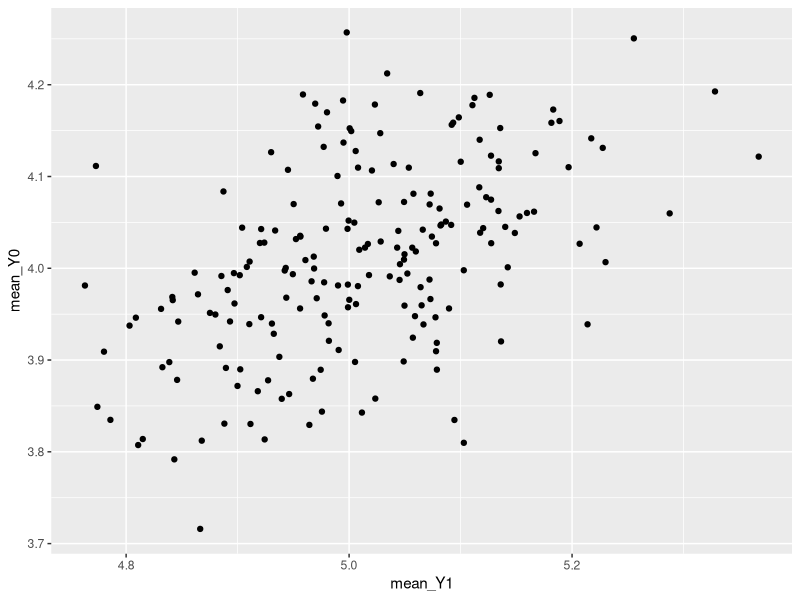
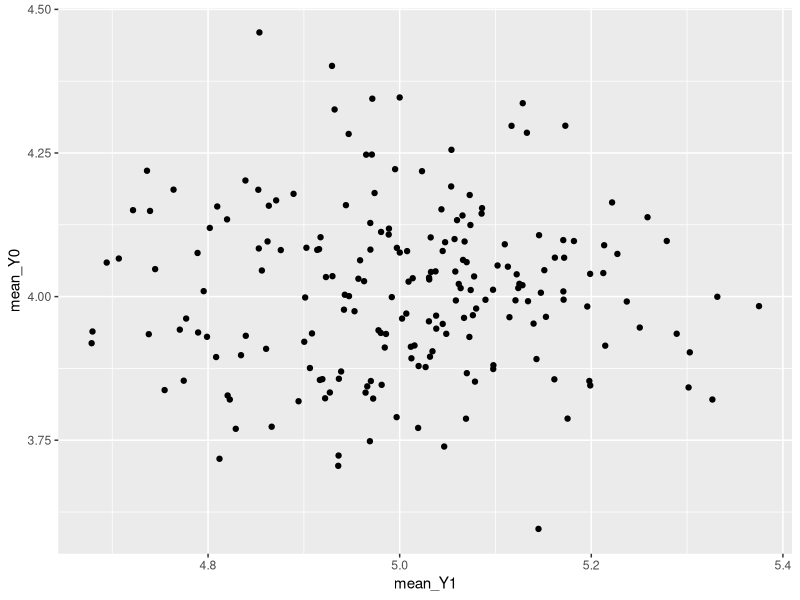

Reproduce these figures in R, in order.
## Johannes Schwenke - 2024-04-12
#Simulation to show that stratification will induce correlation

library(tidyverse)

# Here we will specify the basics

nSims <- 200 # Number of Simulation
intercept <- 3 # intercept of outcome (ie, no treatment, predicitive variable not present)
beta_treat1 <- 1 # effect of treatment on outcome
beta_strat <- 3 # effect of stratification factor (predictive variable) on outcome
lambda0 <- 200 #expected number of people in stratum without predictive variable
lambda1 <- 100 #expected number of people in stratum with predictive variable

# NOTE: stratification will only cause correlation if the strata are not of equal size.
# if exactly 50% of the people have or haven't the predictive factor, then this will not result in a correlation
# That's why we vary the number of patients in each stratum for every iteration of the simulation by drawing from a poisson distribution

#NOTE: this is for a continuous outcome. I assume this would work similarly for a binary outcome, on a logodds scale

# Stratified randomization ------------------------------------------------

nPatients_strat0 <- numeric()
nPatients_strat1 <- numeric()
nPatients <- numeric()
strat <- numeric()
mean_Y0 <- numeric(nSims)
mean_Y1 <- numeric(nSims)

set.seed(1)


for (i in 1:nSims){
  nPatients_strat0 <- rpois(1, lambda0) #number of patients stratum = 1
  if (nPatients_strat0 %% 2 != 0){
    nPatients_strat0 <- nPatients_strat0 + 1
  }
  
  nPatients_strat1 <- rpois(1, lambda1) #number of patients stratum = 0
  if (nPatients_strat1 %% 2 != 0){
    nPatients_strat1 <- nPatients_strat1 + 1
  }
  
  nPatients <- nPatients_strat0 + nPatients_strat1
  
  strat <- c(rep(0, nPatients_strat0), rep(1, nPatients_strat1)) #create vector of all patients who either have the strat factor or don't
  
  treatment <- rep(0:1, nPatients/2)
  # this creates a vector of "treatment allocations" which is actually just a sequence alternating between 0 and 1. (Block of 2)
  # because this is a simulation, and using rep we always have perfectly balanced allocation, no need to acutally randomize according to stratum
  # For non stratified randomization, we have to use rbinom or resample the strat vector with replacement. 
  
  
  outcome <- numeric(nPatients) # this creates an empty vector which we will use to assign the outcome for each patient
  outcome <- intercept + beta_treat1*treatment + beta_strat * strat  # this assigns the probability of death for patients receiving 'treatment 0' 
  
  error <- rnorm(nPatients) #create a vector of error terms 
  outcome <- outcome + error #add the error terms to the outcome
  
  trialdat_strat <- tibble(outcome, treatment)
  
  mean_Y0[i] <- (trialdat_strat %>% group_by(treatment) %>% summarize(mean = mean(outcome)) %>% pull())[1]
  mean_Y1[i] <- (trialdat_strat %>% group_by(treatment) %>% summarize(mean = mean(outcome)) %>% pull())[2] 
  
}
  

plot_strat <- tibble(mean_Y0, mean_Y1) %>% 
  ggplot(aes(x = mean_Y1, y = mean_Y0)) +
  geom_point()

plot_strat

rm(mean_Y0, mean_Y1) #remove unused variables
  


# Non stratified randomization --------------------------------------------
nPatients_strat0 <- numeric()
nPatients_strat1 <- numeric()
nPatients <- numeric()
strat <- numeric()
mean_Y0 <- numeric(nSims)
mean_Y1 <- numeric(nSims)

set.seed(1) # this sets the random seed for your results to be reproducible


for (i in 1:nSims){
  
  nPatients_strat0 <- rpois(1, lambda0) #number of patients stratum = 1
  if (nPatients_strat0 %% 2 != 0){
    nPatients_strat0 <- nPatients_strat0 + 1
  }
  
  nPatients_strat1 <- rpois(1, lambda1) #number of patients stratum = 0
  if (nPatients_strat1 %% 2 != 0){
    nPatients_strat1 <- nPatients_strat1 + 1
  }
  
  # NOTE: stratification will only cause correlation if the strata are not of equal size.
  # if exactly 50% of the people have or haven't the predictive factor, then this will not results in a correlation
  
  nPatients <- nPatients_strat0 + nPatients_strat1
  
  strat <- c(rep(0, nPatients_strat0), rep(1, nPatients_strat1))
  strat <- sample(strat, length(strat), replace = FALSE) #here we just permute the vector, because otherwise by using rep below, we'd create stratified randomization
  
  treatment <- rep(0:1, nPatients/2)
  
  
  outcome <- numeric(nPatients) # this creates an empty vector which we will use to assign the outcome for each patient
  outcome <- intercept + beta_treat1*treatment + beta_strat * strat  # this assigns the probability of death for patients receiving 'treatment 0' 
  
  
  error <- rnorm(nPatients )
  outcome <- outcome + error
  
  trialdat_non_strat <- tibble(outcome, treatment)
  
  mean_Y0[i] <- (trialdat_non_strat %>% group_by(treatment) %>% summarize(mean = mean(outcome)) %>% pull())[1]
  mean_Y1[i] <- (trialdat_non_strat %>% group_by(treatment) %>% summarize(mean = mean(outcome)) %>% pull())[2] 
  
  trialdat_non_strat <- tibble(outcome, treatment)
  
}


plot_non_strat <- tibble(mean_Y0, mean_Y1) %>% 
  ggplot(aes(x = mean_Y1, y = mean_Y0)) +
  geom_point()
plot_non_strat
